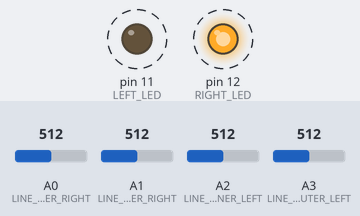
The sketch below on a simulated Arduino Uno, built with avr-gcc and run on an emulated ATmega328P. Parts: output pins drawn as LEDs (lit = HIGH). Dashed ring = blinking. The inputs (shaded band) are chosen by the test bench; at power-on: A0 (LINE_TRACER_OUTER_RIGHT) = 512, A2 (LINE_TRACER_INNER_LEFT) = 512, A1 (LINE_TRACER_INNER_RIGHT) = 512, A3 (LINE_TRACER_OUTER_LEFT) = 512. What the sketch prints to the serial monitor is not drawn.

Above: at 0.95 s.
1.3 s: A0 (LINE_TRACER_OUTER_RIGHT) set to 306
4.3 s: A2 (LINE_TRACER_INNER_LEFT) set to 360
7.3 s: A2 (LINE_TRACER_INNER_LEFT) set to 336
At 8.1 s:
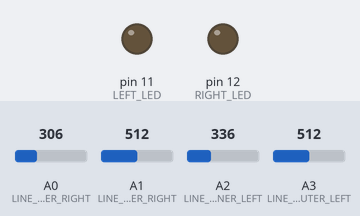
9.0 s: A2 (LINE_TRACER_INNER_LEFT) set to 716
At 9.33 s:
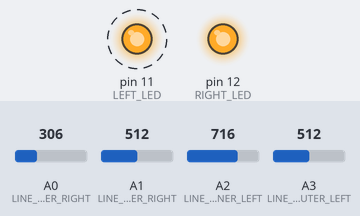
12.0 s: A2 (LINE_TRACER_INNER_LEFT) set to 306
At 12.27 s:
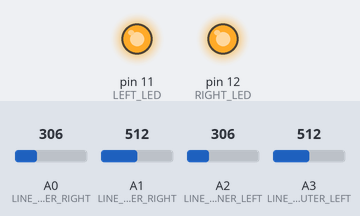
13.8 s: A0 (LINE_TRACER_OUTER_RIGHT) set to 339
15.3 s: A0 (LINE_TRACER_OUTER_RIGHT) set to 364
At 15.44 s:
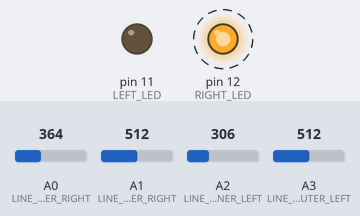
Timing chart, 0 to 19.3 s (numbered marks = the images above; inputs shaded):
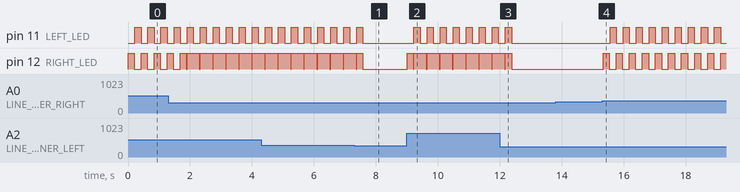

Measured:
- the behaviour switches between 351 and 350 on A2 (LINE_TRACER_INNER_LEFT) (found by bisection; images 0 and 1)
- the behaviour switches between 350 and 351 on A0 (LINE_TRACER_OUTER_RIGHT) (found by bisection; images 3 and 4)
- after the input at 7.3 s, pin 11 (LEFT_LED): goes on until 7.6 s, then stays LOW
- after the input at 9.0 s, pin 11 (LEFT_LED): alternates HIGH for 0.20 s and LOW for 0.22 s, starting after 0.23 s; pin 12 (RIGHT_LED): LOW → HIGH at once, then repeats every 0.42 s: LOW 0.02 s, HIGH 0.40 s
- after the input at 12.0 s, pin 11 (LEFT_LED): goes on until 12.4 s, then stays LOW
- after the input at 13.8 s, every drawn part: stays the same
- after the input at 15.3 s, pin 11 (LEFT_LED): alternates HIGH for 0.20 s and LOW for 0.22 s, starting after 0.26 s; pin 12 (RIGHT_LED): alternates HIGH for 0.20 s and LOW for 0.22 s, starting at once
- by itself, pin 11 (LEFT_LED): alternates HIGH for 0.20 s and LOW for 0.22 s
- by itself, pin 12 (RIGHT_LED): alternates HIGH for 0.40 s and LOW for 0.02 s

The sketch:

main.ino
```cpp
#define LEFT_LED 11
#define RIGHT_LED 12

#define LINE_TRACER_OUTER_RIGHT 0
#define LINE_TRACER_INNER_RIGHT 1
#define LINE_TRACER_INNER_LEFT 2
#define LINE_TRACER_OUTER_LEFT 3

#define LINE_TRACER_TRUE_VOLTAG 350

bool old_outer_right = false;
bool old_inner_right = false;
bool old_outer_left = false;
bool old_inner_left = false;
bool traveling_direction_left = true;
#define DELAY_TIME 50

void right_turn(int delay_time = DELAY_TIME) {
	// Serial.println("右回転");
	digitalWrite(RIGHT_LED, HIGH);
	digitalWrite(LEFT_LED, HIGH);
	delay(delay_time);
	digitalWrite(RIGHT_LED, LOW);
	digitalWrite(LEFT_LED, LOW);
}

void left_turn(int delay_time = DELAY_TIME) {
	// Serial.println("左回転");
	digitalWrite(RIGHT_LED, LOW);
	digitalWrite(LEFT_LED, HIGH);
	delay(delay_time);
	digitalWrite(RIGHT_LED, LOW);
	digitalWrite(LEFT_LED, LOW);
}

void through(int delay_time = DELAY_TIME) {
	// Serial.println("直進");
	digitalWrite(RIGHT_LED, LOW);
	digitalWrite(LEFT_LED, LOW);
	delay(delay_time);
	digitalWrite(RIGHT_LED, LOW);
	digitalWrite(LEFT_LED, LOW);
}

void back(int delay_time = DELAY_TIME) {
	// Serial.println("後退");
	digitalWrite(RIGHT_LED, HIGH);
	digitalWrite(LEFT_LED, LOW);
	delay(delay_time);
	digitalWrite(RIGHT_LED, LOW);
	digitalWrite(LEFT_LED, LOW);
}

void left_go() {
	back(200);
	delay(20);
	left_turn(200);
}
void right_go() {
	back(200);
	delay(20);
	right_turn(200);
}

/*
	return bool 黒ライン上で赤LED点灯=true 消灯でfalse
*/
bool is_black_line_tracer_outer_right() {
	int val = analogRead(LINE_TRACER_OUTER_RIGHT);
	return (val > LINE_TRACER_TRUE_VOLTAG) ? true : false;
}
bool is_black_line_tracer_inner_right() {
	int val = analogRead(LINE_TRACER_INNER_RIGHT);
	return (val > LINE_TRACER_TRUE_VOLTAG) ? true : false;
}
bool is_black_line_tracer_outer_left() {
	int val = analogRead(LINE_TRACER_OUTER_LEFT);
	return (val > LINE_TRACER_TRUE_VOLTAG) ? true : false;
}
bool is_black_line_tracer_inner_left() {
	int val = analogRead(LINE_TRACER_INNER_LEFT);
	return (val > LINE_TRACER_TRUE_VOLTAG) ? true : false;
}

void setup() {
	Serial.begin(115200);
	pinMode(LEFT_LED, OUTPUT);
	pinMode(RIGHT_LED, OUTPUT);
}

bool test = false;
void loop() {
	bool outer_right = is_black_line_tracer_outer_right();
	bool inner_right = is_black_line_tracer_inner_right();
	bool outer_left = is_black_line_tracer_outer_left();
	bool inner_left = is_black_line_tracer_inner_left();
	Serial.println(String(outer_left) + ":" + String(inner_left) + "↑" + String(inner_right) + ":" +
				   String(outer_right));
	test = !test;
	if (outer_left && inner_left && !outer_right && !inner_right) {
		// delay(20);
		right_turn(80);
	} else if (!outer_left && !inner_left && outer_right && !inner_right) {
		// delay(20);
		left_turn(80);
	} else if (outer_left && inner_left) {
		// if (outer_left && inner_left) {
		if (outer_right && inner_right) {
			Serial.println("前方はすべて黒");
			left_go();
		} else {
			Serial.println("右方向転換");
			right_go();
		}
	} else {
		if (outer_right && inner_right) {
			Serial.println("左方向転換");
			left_go();
		} else {
			Serial.println("直進");
			through();
		}
	}
	// if (outer_left && inner_left && outer_right && inner_right) {
	// 	Serial.println("left");
	// 	// left_turn(200);
	// 	left_go();
	// } else {
	// 	Serial.println("right");
	// 	// right_turn(200);
	// 	right_go();
	// }

	// if (outer_right && inner_right && outer_left && inner_left) {
	// 	// 前方全部が黒
	// 	Serial.println("前方はすべて黒");
	// 	back();
	// 	delay(100);
	// 	if (old_outer_right || old_inner_right) {
	// 		left_turn();
	// 		delay(100);
	// 	} else if (old_outer_left || old_inner_left) {
	// 		right_turn();
	// 		delay(100);
	// 	} else {
	// 		left_turn();
	// 		delay(100);
	// 	}
	// } else if (!outer_right && !inner_right && !outer_left && !inner_left) {
	// 	// 前方全部が白
	// 	Serial.println("直進");
	// 	through();
	// 	delay(100);
	// } else if (outer_right || inner_right) {
	// 	Serial.println("左方向転換");
	// 	back();
	// 	delay(100);
	// 	left_turn();
	// 	delay(300);
	// } else if (outer_left || inner_left) {
	// 	Serial.println("右旋回");
	// 	back();
	// 	delay(100);
	// 	right_turn();
	// 	delay(300);
	// }
	// old_outer_right = outer_right;
	// old_inner_right = inner_right;
	// old_outer_left = outer_left;
	// old_inner_left = inner_left;
}
```
